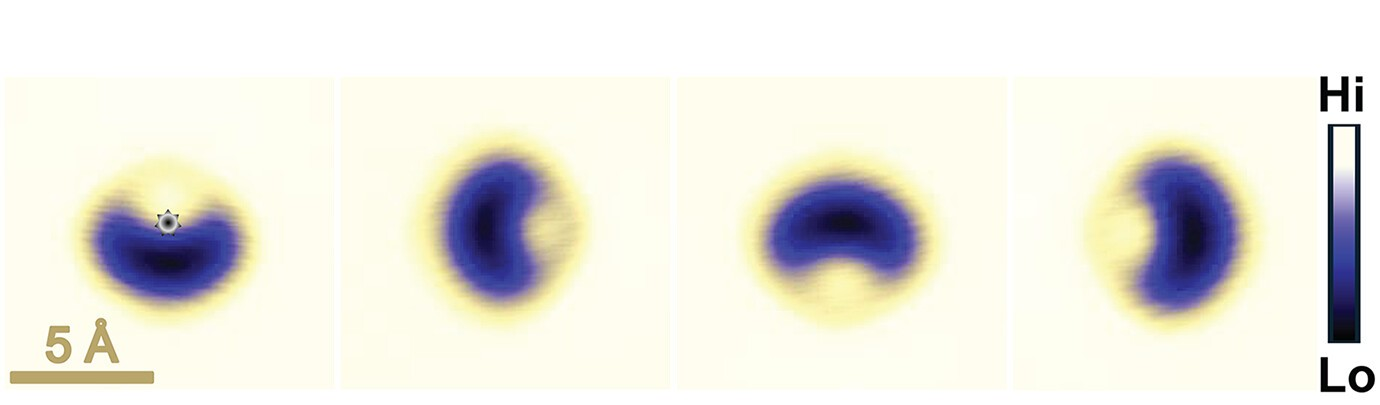

Write Python code to recreate this figure.
import matplotlib.pyplot as plt
import numpy as np
from matplotlib.colors import LinearSegmentedColormap

# --- Data Simulation ---
# Grid
x = np.linspace(-10, 10, 100)
y = np.linspace(-10, 10, 100)
X, Y = np.meshgrid(x, y)

def c_shape(x, y, angle_deg):
    # Rotate coordinates
    rad = np.deg2rad(angle_deg)
    xr = x * np.cos(rad) - y * np.sin(rad)
    yr = x * np.sin(rad) + y * np.cos(rad)
    
    # C-shape: Ring segment
    r = np.sqrt(xr**2 + yr**2)
    theta = np.arctan2(yr, xr)
    
    # Gaussian Ring
    ring = np.exp(-((r - 4)**2)/4)
    # Angular cut (Gap at angle 0)
    gap = (np.cos(theta) < 0.5) # Keep left side
    # Smooth gap
    angular_mod = np.exp(-((theta)**2)/0.5) # Gap at 0
    # Actually keep intensity away from 0
    angular_mod = 1 - 0.8 * np.exp(-((theta)**2)/1.0)
    
    return ring * angular_mod

# 4 Orientations
Z1 = c_shape(X, Y, 90)  # Gap up? Image 1: Gap top
Z2 = c_shape(X, Y, 180) # Gap left
Z3 = c_shape(X, Y, 270) # Gap down
Z4 = c_shape(X, Y, 0)   # Gap right

# --- Plotting ---
fig, axes = plt.subplots(1, 4, figsize=(12, 3), dpi=150)
plt.subplots_adjust(wspace=0.05)

# Custom Colormap: Yellow-White-Blue-Black
colors = ['#FFFFDD', '#FFEEAA', '#4466AA', '#000000']
cmap = LinearSegmentedColormap.from_list('custom', colors)

for ax, Z in zip(axes, [Z1, Z2, Z3, Z4]):
    ax.imshow(Z, cmap=cmap, origin='lower', extent=[-10, 10, -10, 10])
    ax.axis('off')

# Scale Bar on first
axes[0].plot([-8, -3], [-8, -8], color='#BB9955', lw=4)
axes[0].text(-5.5, -6.5, '5 $\AA$', color='#BB9955', ha='center', fontweight='bold', fontsize=14)

# Colorbar text on last
axes[-1].text(12, 8, 'Hi', fontweight='bold', fontsize=14)
axes[-1].text(12, -8, 'Lo', fontweight='bold', fontsize=14)
# Draw gradient bar manually
grad = np.linspace(0, 1, 100).reshape(-1, 1)
ax_cbar = axes[-1].inset_axes([1.1, 0.2, 0.1, 0.6])
ax_cbar.imshow(grad, cmap=cmap, aspect='auto')
ax_cbar.axis('off')

plt.show()
